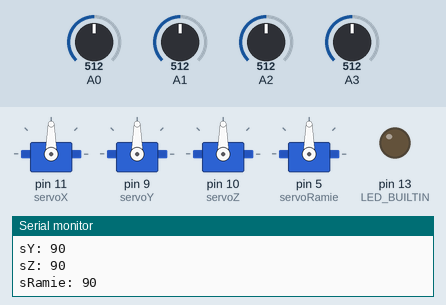
A program run on a simulated Arduino Uno, built with avr-gcc and run on an emulated ATmega328P. Parts: 4 × servo, output pins drawn as LEDs (lit = HIGH), the last lines printed to the serial monitor. The inputs (shaded band) are chosen by the test bench; at power-on: A0 = 512, A1 = 512, A2 = 512, A3 = 512.

Above: at 1.3 s.
1.4 s: A0 set to 317
2.9 s: A0 set to 289
At 3.4 s:
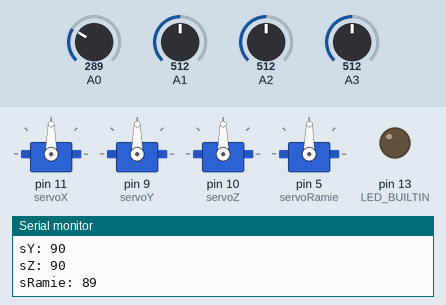
5.9 s: A1 set to 290
At 8.8 s:
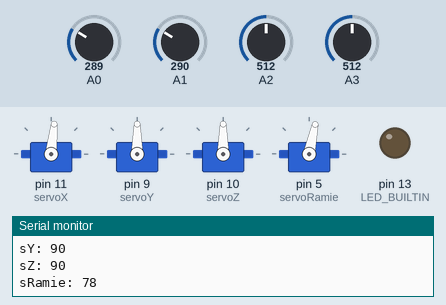
8.9 s: A0 set to 783
At 9.4 s:
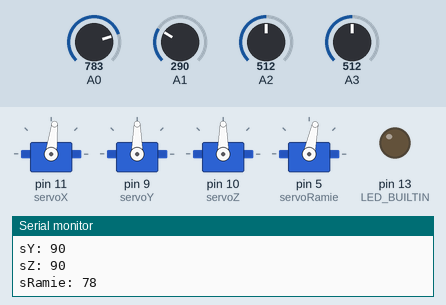
11.9 s: A0 set to 806
At 14.8 s:
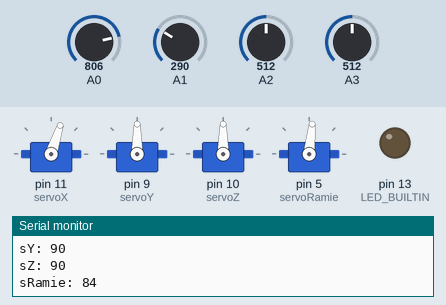
14.9 s: A2 set to 290
At 20.9 s:
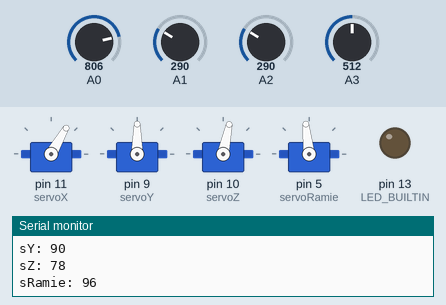
Timing chart, 0 to 22.0 s (numbered marks = the images above; inputs shaded):
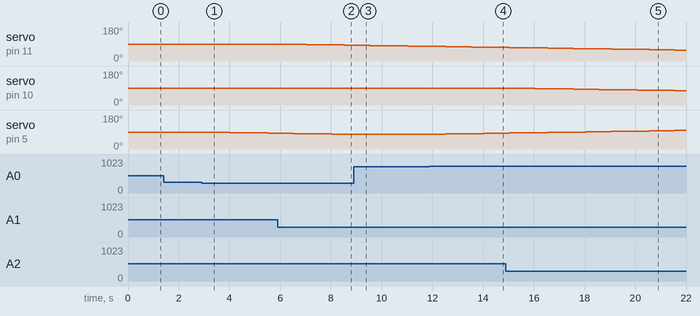

Measured:
- after the input at 2.9 s, servo on pin 5 (servoRamie): moves from 90° to 84° over 2.5 s, starting after 0.11 s
- after the input at 5.9 s, servo on pin 11 (servoX): moves from 90° to 84° over 2.5 s, starting after 0.12 s
- after the input at 8.9 s, servo on pin 5 (servoRamie): stays 78° (without the input it goes to 77° after 0.12 s)
- after the input at 11.9 s, servo on pin 5 (servoRamie): moves from 78° to 84° over 2.5 s, starting after 0.13 s
- after the input at 14.9 s, servo on pin 10 (servoZ): moves from 90° to 76° over 6.5 s, starting after 0.14 s

The program:

main.cpp
```cpp
#include <Arduino.h>
#include <Servo.h>

Servo servoX;
Servo servoY;
Servo servoZ;
Servo servoRamie;  // D9

void wGore();
void wDol();
void wPrawo();
void wLewo();
void doPrzodu();
void doTylu();
void otworz();
void zamknij();

#define X 1
#define Y 1
#define Z 1
#define R 1

int sX = 90;
int sY = 90;
int sZ = 90;
int sRamie = 90;

void setup() {
    pinMode(A0, INPUT);
    pinMode(A1, INPUT);
    pinMode(A2, INPUT);
    pinMode(A3, INPUT);
    pinMode(LED_BUILTIN, OUTPUT);

    Serial.begin(9600);

    servoX.attach(11);
    servoY.attach(9);
    servoZ.attach(10);
    servoRamie.attach(5);

    servoX.write(90);
    servoY.write(90);
    servoZ.write(90);
    servoRamie.write(90);
}

void loop() {
    int pY = analogRead(A1);
    int pX = analogRead(A0);
    int lX = analogRead(A3);
    int lY = analogRead(A2);

    if (pY >= 800) {
        wGore();
    } else if (pY <= 300) {
        wDol();
    }

    if (lX >= 800) {
        wPrawo();
    } else if (lX <= 300) {
        wLewo();
    }

    if (lY >= 800) {
        doPrzodu();
    } else if (lY <= 300) {
        doTylu();
    }

    if (pX >= 800) {
        otworz();
    } else if (pX <= 300) {
        zamknij();
    }

    Serial.println("=== Loop ===");
    Serial.print("sX: ");
    Serial.println(sX);
    Serial.print("sY: ");
    Serial.println(sY);
    Serial.print("sZ: ");
    Serial.println(sZ);
    Serial.print("sRamie: ");
    Serial.println(sRamie);

    delay(500);
}

void wGore() {
    sX += X;
    if (sX > 180) {
        sX = 180;
        return;
    }

    servoX.write(sX);
}

void wDol() {
    sX -= X;
    if (sX < 0) {
        sX = 0;
        return;
    }

    servoX.write(sX);
}

void wLewo() {
    sY -= Y;
    if (sY < 0) {
        sY = 0;
        return;
    }

    servoY.write(sY);
}

void wPrawo() {
    sY += Y;
    if (sY > 180) {
        sY = 180;
        return;
    }

    servoY.write(sY);
}

void doPrzodu() {
    sZ += Z;
    if (sZ > 180) {
        sZ = 180;
        return;
    }

    servoZ.write(sZ);
}

void doTylu() {
    sZ -= Z;
    if (sZ < 0) {
        sZ = 0;
        return;
    }

    servoZ.write(sZ);
}

void otworz() {
    sRamie += R;
    if (sRamie > 180) {
        sRamie = 180;
        return;
    }

    servoRamie.write(sRamie);
}

void zamknij() {
    sRamie -= R;
    if (sRamie < 0) {
        sRamie = 0;
        return;
    }

    servoRamie.write(sRamie);
}
```
